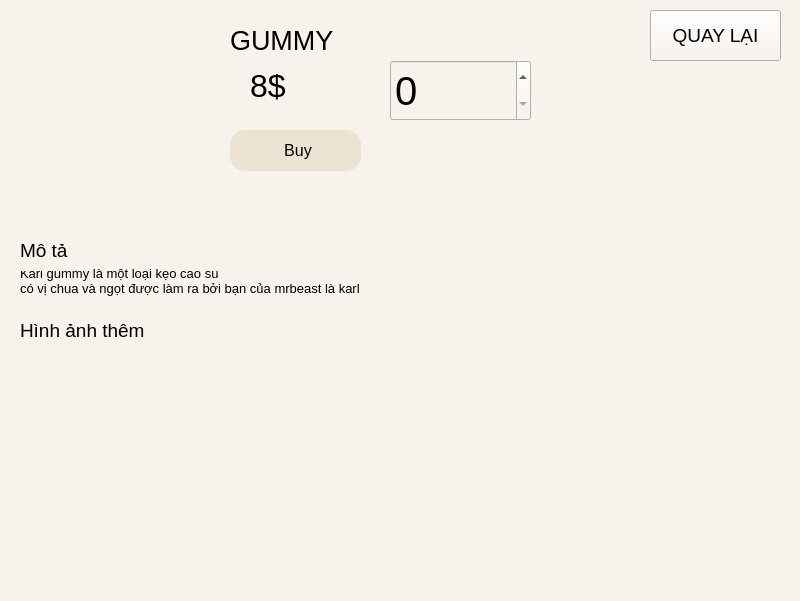
<?xml version="1.0" encoding="UTF-8"?>
<ui version="4.0">
 <class>MainWindow</class>
 <widget class="QMainWindow" name="MainWindow">
  <property name="geometry">
   <rect>
    <x>0</x>
    <y>0</y>
    <width>800</width>
    <height>601</height>
   </rect>
  </property>
  <property name="windowTitle">
   <string>Candy Page</string>
  </property>
  <property name="styleSheet">
   <string notr="true">background-color: #F8F2EC;</string>
  </property>
  <widget class="QWidget" name="centralwidget">
   <widget class="QLabel" name="label">
    <property name="geometry">
     <rect>
      <x>20</x>
      <y>240</y>
      <width>551</width>
      <height>81</height>
     </rect>
    </property>
    <property name="font">
     <font>
      <pointsize>10</pointsize>
     </font>
    </property>
    <property name="text">
     <string>Karl gummy là một loại kẹo cao su 
có vị chua và ngọt được làm ra bởi bạn của mrbeast là karl</string>
    </property>
   </widget>
   <widget class="QLabel" name="label_7">
    <property name="geometry">
     <rect>
      <x>20</x>
      <y>230</y>
      <width>61</width>
      <height>41</height>
     </rect>
    </property>
    <property name="font">
     <font>
      <pointsize>14</pointsize>
     </font>
    </property>
    <property name="text">
     <string>Mô tả</string>
    </property>
   </widget>
   <widget class="QLabel" name="label_6">
    <property name="geometry">
     <rect>
      <x>250</x>
      <y>60</y>
      <width>71</width>
      <height>51</height>
     </rect>
    </property>
    <property name="font">
     <font>
      <pointsize>24</pointsize>
     </font>
    </property>
    <property name="text">
     <string>8$</string>
    </property>
   </widget>
   <widget class="QLabel" name="label_11">
    <property name="geometry">
     <rect>
      <x>430</x>
      <y>420</y>
      <width>131</width>
      <height>101</height>
     </rect>
    </property>
    <property name="text">
     <string/>
    </property>
    <property name="pixmap">
     <pixmap>../material/karl gummy4.jfif</pixmap>
    </property>
    <property name="scaledContents">
     <bool>true</bool>
    </property>
   </widget>
   <widget class="QLabel" name="label_9">
    <property name="geometry">
     <rect>
      <x>50</x>
      <y>420</y>
      <width>131</width>
      <height>101</height>
     </rect>
    </property>
    <property name="text">
     <string/>
    </property>
    <property name="pixmap">
     <pixmap>../material/karl gummy2.jpeg</pixmap>
    </property>
    <property name="scaledContents">
     <bool>true</bool>
    </property>
   </widget>
   <widget class="QLabel" name="label_4">
    <property name="geometry">
     <rect>
      <x>10</x>
      <y>10</y>
      <width>201</width>
      <height>171</height>
     </rect>
    </property>
    <property name="text">
     <string/>
    </property>
    <property name="pixmap">
     <pixmap>../material/karl gummy.jpg</pixmap>
    </property>
    <property name="scaledContents">
     <bool>true</bool>
    </property>
   </widget>
   <widget class="QPushButton" name="bt_buy">
    <property name="geometry">
     <rect>
      <x>230</x>
      <y>130</y>
      <width>131</width>
      <height>41</height>
     </rect>
    </property>
    <property name="font">
     <font>
      <family>Segoe UI</family>
      <pointsize>12</pointsize>
      <weight>50</weight>
      <italic>false</italic>
      <bold>false</bold>
     </font>
    </property>
    <property name="styleSheet">
     <string notr="true">background-color: #ECE3D2;
font: 12pt &quot;Segoe UI&quot;;
border-radius: 15px;
padding-left: 5px;</string>
    </property>
    <property name="text">
     <string>Buy</string>
    </property>
   </widget>
   <widget class="QLabel" name="label_10">
    <property name="geometry">
     <rect>
      <x>240</x>
      <y>420</y>
      <width>131</width>
      <height>101</height>
     </rect>
    </property>
    <property name="text">
     <string/>
    </property>
    <property name="pixmap">
     <pixmap>../material/karl gummy3.jpg</pixmap>
    </property>
    <property name="scaledContents">
     <bool>true</bool>
    </property>
   </widget>
   <widget class="QLabel" name="label_5">
    <property name="geometry">
     <rect>
      <x>230</x>
      <y>10</y>
      <width>171</width>
      <height>61</height>
     </rect>
    </property>
    <property name="font">
     <font>
      <pointsize>20</pointsize>
     </font>
    </property>
    <property name="text">
     <string>GUMMY</string>
    </property>
   </widget>
   <widget class="QLabel" name="label_8">
    <property name="geometry">
     <rect>
      <x>20</x>
      <y>310</y>
      <width>151</width>
      <height>41</height>
     </rect>
    </property>
    <property name="font">
     <font>
      <pointsize>14</pointsize>
     </font>
    </property>
    <property name="text">
     <string>Hình ảnh thêm</string>
    </property>
   </widget>
   <widget class="QPushButton" name="bt_back">
    <property name="geometry">
     <rect>
      <x>650</x>
      <y>10</y>
      <width>131</width>
      <height>51</height>
     </rect>
    </property>
    <property name="font">
     <font>
      <pointsize>14</pointsize>
     </font>
    </property>
    <property name="text">
     <string>QUAY LẠI</string>
    </property>
   </widget>
   <widget class="QLabel" name="label_12">
    <property name="geometry">
     <rect>
      <x>630</x>
      <y>420</y>
      <width>131</width>
      <height>101</height>
     </rect>
    </property>
    <property name="text">
     <string/>
    </property>
    <property name="pixmap">
     <pixmap>../material/karl gummy5.webp</pixmap>
    </property>
    <property name="scaledContents">
     <bool>true</bool>
    </property>
   </widget>
   <widget class="QSpinBox" name="spinBox">
    <property name="geometry">
     <rect>
      <x>390</x>
      <y>60</y>
      <width>141</width>
      <height>61</height>
     </rect>
    </property>
    <property name="font">
     <font>
      <pointsize>30</pointsize>
     </font>
    </property>
   </widget>
  </widget>
  <widget class="QMenuBar" name="menubar">
   <property name="geometry">
    <rect>
     <x>0</x>
     <y>0</y>
     <width>800</width>
     <height>21</height>
    </rect>
   </property>
  </widget>
  <widget class="QStatusBar" name="statusbar"/>
 </widget>
 <resources/>
 <connections/>
</ui>
